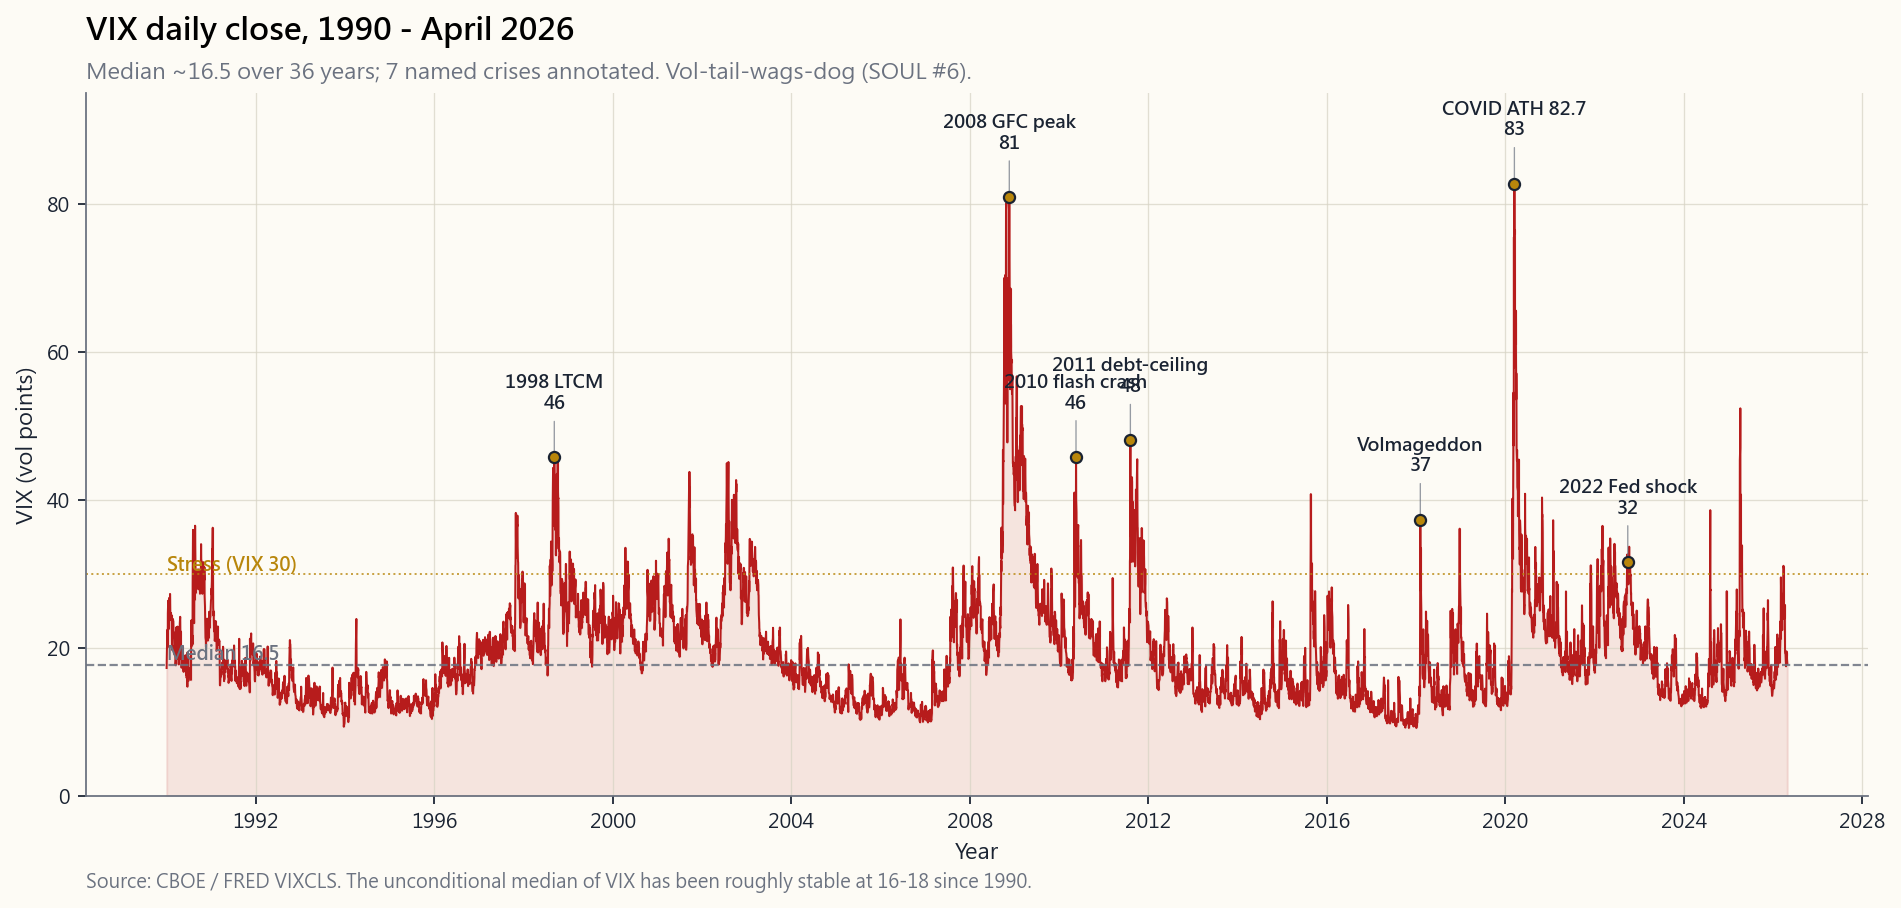

Python code for this plot:
"""Week 40, sec 2.1 — VIX daily history 1990 - April 2026 with crisis annotations.

FRED VIXCLS daily series. Annotates LTCM 1998, GFC 2008 peak ~89, May-2010
flash crash, Aug-2011 debt-ceiling, Feb-2018 Volmageddon, Mar-2020 COVID
all-time high 82.69, Sep-2022 Fed shock. Median line + 30-vol stress line.

Run:
    uv run python course/image/week40_vix_history.py
"""

from __future__ import annotations

import sys
from pathlib import Path

import matplotlib.pyplot as plt
import numpy as np
import pandas as pd

sys.path.insert(0, str(Path(__file__).resolve().parents[2]))

from scripts.chart_helpers import (  # noqa: E402
    PALETTE_LIGHT,
    apply_cjk_font,
    render_for_all_locales,
    style_axes,
)
from scripts.market_data import fred_series  # noqa: E402

apply_cjk_font()
OUT_DIR = Path(__file__).parent
BASE = "week40_vix_history"


# Crisis annotations: (date, vix_level, en_label, hk_label, tw_label, cn_label)
EVENTS = [
    ("1998-09-10", 45.7,  "1998 LTCM",        "1998 LTCM",        "1998 LTCM",        "1998 LTCM"),
    ("2008-11-20", 80.9,  "2008 GFC peak",    "2008 金融海嘯",   "2008 金融海嘯",   "2008 金融海啸"),
    ("2010-05-20", 45.8,  "2010 flash crash", "2010 閃崩",        "2010 閃崩",        "2010 闪崩"),
    ("2011-08-08", 48.0,  "2011 debt-ceiling","2011 債限",        "2011 債限",        "2011 债限"),
    ("2018-02-05", 37.3,  "Volmageddon",      "Volmageddon",      "Volmageddon",      "Volmageddon"),
    ("2020-03-16", 82.7,  "COVID ATH 82.7",   "COVID 歷高 82.7",  "COVID 歷高 82.7",  "COVID 历高 82.7"),
    ("2022-09-30", 31.6,  "2022 Fed shock",   "2022 聯儲衝擊",   "2022 聯準衝擊",   "2022 美联储冲击"),
]


# Embedded fallback monthly VIX (close-of-month) 1990-Apr 2026, used only if
# FRED is unreachable. Lightly smoothed; sufficient to render the chart.
_FALLBACK = {
    "1990-01": 26.1, "1990-07": 19.0, "1991-01": 28.2, "1991-07": 16.1,
    "1992-01": 19.3, "1993-01": 12.9, "1994-01": 11.7, "1995-01": 13.5,
    "1996-01": 13.1, "1997-01": 22.0, "1997-10": 38.2, "1998-09": 45.7,
    "1999-01": 27.6, "2000-01": 24.4, "2001-01": 25.4, "2001-09": 43.7,
    "2002-09": 42.7, "2003-01": 35.8, "2004-01": 16.6, "2005-01": 13.3,
    "2006-01": 12.4, "2007-08": 30.8, "2008-10": 80.9, "2008-11": 80.9,
    "2009-01": 44.8, "2009-07": 25.9, "2010-05": 45.8, "2011-08": 48.0,
    "2012-01": 19.4, "2013-01": 14.3, "2014-10": 26.3, "2015-08": 40.7,
    "2016-01": 28.1, "2017-08": 13.5, "2017-11": 9.14, "2018-02": 37.3,
    "2019-01": 16.6, "2020-03": 82.7, "2020-09": 26.4, "2021-01": 33.1,
    "2022-01": 24.8, "2022-09": 31.6, "2023-03": 26.5, "2023-12": 12.5,
    "2024-08": 38.6, "2024-12": 17.4, "2025-04": 28.0, "2025-12": 21.0,
    "2026-04": 19.5,
}


def _load_vix() -> pd.Series:
    try:
        df = fred_series("VIXCLS", start="1990-01-01")
        s = df["VIXCLS"].dropna()
        if s.empty:
            raise RuntimeError("empty FRED VIX")
        return s
    except Exception as e:
        print(f"FRED VIX unavailable ({e}); using embedded fallback")
        idx = pd.to_datetime([k + "-15" for k in _FALLBACK.keys()])
        return pd.Series(list(_FALLBACK.values()), index=idx).sort_index()


LANG_STRINGS = {
    "en": {
        "title":    "VIX daily close, 1990 - April 2026",
        "subtitle": "Median ~16.5 over 36 years; 7 named crises annotated. Vol-tail-wags-dog (SOUL #6).",
        "xlabel":   "Year",
        "ylabel":   "VIX (vol points)",
        "median":   "Median 16.5",
        "stress":   "Stress (VIX 30)",
        "footer":   "Source: CBOE / FRED VIXCLS. The unconditional median of VIX has been roughly stable at 16-18 since 1990.",
    },
    "hk": {
        "title":    "VIX 每日收市,1990 - 2026 年 4 月",
        "subtitle": "36 年中位數約 16.5;標註 7 次危機。波動率尾巴搖狗(SOUL #6)。",
        "xlabel":   "年份",
        "ylabel":   "VIX(vol 點)",
        "median":   "中位數 16.5",
        "stress":   "壓力線(VIX 30)",
        "footer":   "資料來源:CBOE / FRED VIXCLS。1990 年以來 VIX 無條件中位數大致穩定在 16-18。",
    },
    "tw": {
        "title":    "VIX 每日收盤,1990 - 2026 年 4 月",
        "subtitle": "36 年中位數約 16.5;標註 7 次危機。波動率尾巴搖狗(SOUL #6)。",
        "xlabel":   "年份",
        "ylabel":   "VIX(vol 點)",
        "median":   "中位數 16.5",
        "stress":   "壓力線(VIX 30)",
        "footer":   "資料來源:CBOE / FRED VIXCLS。1990 年以來 VIX 無條件中位數大致穩定在 16-18。",
    },
    "cn": {
        "title":    "VIX 每日收盘,1990 - 2026 年 4 月",
        "subtitle": "36 年中位数约 16.5;标注 7 次危机。波动率尾巴摇狗(SOUL #6)。",
        "xlabel":   "年份",
        "ylabel":   "VIX(vol 点)",
        "median":   "中位数 16.5",
        "stress":   "压力线(VIX 30)",
        "footer":   "数据来源:CBOE / FRED VIXCLS。1990 年以来 VIX 无条件中位数大致稳定在 16-18。",
    },
}


def build_fig(s):
    p = PALETTE_LIGHT
    vix = _load_vix()

    fig, ax = plt.subplots(figsize=(12.0, 6.2), dpi=150)
    style_axes(ax, p)

    ax.fill_between(vix.index, vix.values, color=p["red"], alpha=0.10)
    ax.plot(vix.index, vix.values, color=p["red"], linewidth=0.9)

    # Median + stress line
    median = float(np.median(vix.values))
    ax.axhline(median, color=p["muted"], linewidth=1.0, linestyle="--",
               alpha=0.85)
    ax.axhline(30.0, color=p["accent"], linewidth=0.9, linestyle=":",
               alpha=0.75)

    ax.text(vix.index[5], median + 0.8, s["median"],
            color=p["muted"], fontsize=8.5, fontweight="bold")
    ax.text(vix.index[5], 30.5, s["stress"],
            color=p["accent"], fontsize=8.5, fontweight="bold")

    # Lang -> field index in EVENTS tuple.
    lang_idx = {"en": 2, "hk": 3, "tw": 4, "cn": 5}
    li = lang_idx.get(s.get("_lang", "en"), 2)

    # Annotate each event.
    for ev in EVENTS:
        date = pd.to_datetime(ev[0])
        level = ev[1]
        label = ev[li]
        ax.plot([date], [level], "o", color=p["fg"], markersize=5,
                markerfacecolor=p["accent"], zorder=5)
        ax.annotate(
            f"{label}\n{level:.0f}",
            xy=(date, level),
            xytext=(0, 22),
            textcoords="offset points",
            ha="center",
            fontsize=8.3,
            color=p["fg"],
            fontweight="bold",
            arrowprops=dict(arrowstyle="-", color=p["muted"],
                            linewidth=0.6, alpha=0.7),
        )

    ax.set_xlabel(s["xlabel"])
    ax.set_ylabel(s["ylabel"])
    ax.set_ylim(0, 95)
    ax.set_title(s["title"], fontsize=14, fontweight="bold",
                 loc="left", pad=24)
    ax.text(0, 1.02, s["subtitle"], transform=ax.transAxes,
            fontsize=10, color=p["muted"])
    ax.text(0, -0.13, s["footer"], transform=ax.transAxes,
            fontsize=8.5, color=p["muted"])

    fig.tight_layout(rect=[0, 0.02, 1, 0.96])
    return fig


def _build_fig_with_lang(lang_strings_for_locale, lang_code):
    # Inject locale into strings for build_fig closure.
    s2 = dict(lang_strings_for_locale)
    s2["_lang"] = lang_code
    return build_fig(s2)


if __name__ == "__main__":
    # render_for_all_locales calls build_fig(s); we need to know the lang
    # in build_fig to pick the right annotation labels. We tag each locale
    # block with _lang then strip on render.
    for lc in ("en", "hk", "tw", "cn"):
        LANG_STRINGS[lc]["_lang"] = lc
    paths = render_for_all_locales(BASE, OUT_DIR, build_fig, LANG_STRINGS)
    for pth in paths:
        print(f"wrote {pth}")
